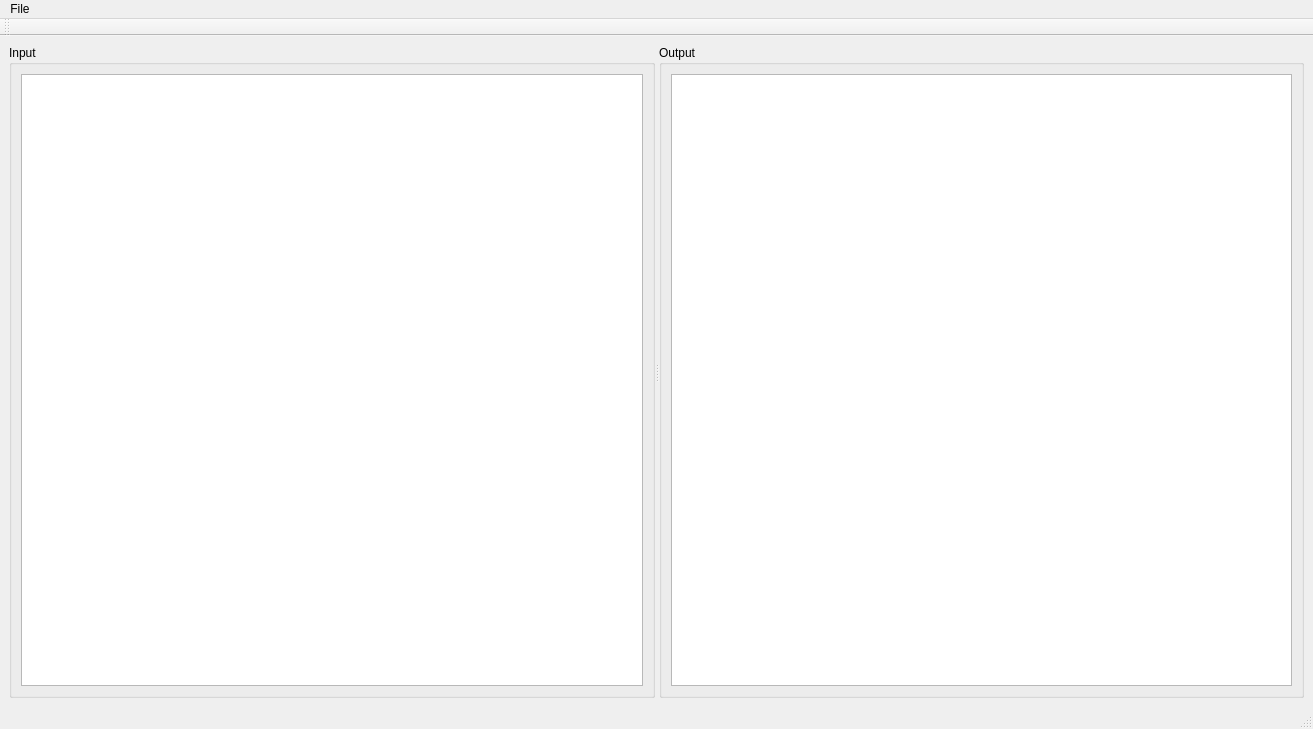
<?xml version="1.0" encoding="UTF-8"?>
<ui version="4.0">
 <class>CodeChallengeMaker</class>
 <widget class="QMainWindow" name="CodeChallengeMaker">
  <property name="geometry">
   <rect>
    <x>0</x>
    <y>0</y>
    <width>1313</width>
    <height>729</height>
   </rect>
  </property>
  <property name="acceptDrops">
   <bool>true</bool>
  </property>
  <property name="windowTitle">
   <string>CodeChallengeMaker</string>
  </property>
  <widget class="QWidget" name="centralwidget">
   <layout class="QVBoxLayout" name="verticalLayout">
    <item>
     <widget class="QSplitter" name="splitter">
      <property name="orientation">
       <enum>Qt::Horizontal</enum>
      </property>
      <widget class="QGroupBox" name="gb_input">
       <property name="title">
        <string>Input</string>
       </property>
       <layout class="QVBoxLayout" name="verticalLayout_2">
        <item>
         <widget class="QPlainTextEdit" name="pte_input"/>
        </item>
       </layout>
      </widget>
      <widget class="QGroupBox" name="gb_output">
       <property name="title">
        <string>Output</string>
       </property>
       <layout class="QVBoxLayout" name="verticalLayout_3">
        <item>
         <widget class="QPlainTextEdit" name="pte_output"/>
        </item>
       </layout>
      </widget>
     </widget>
    </item>
   </layout>
  </widget>
  <widget class="QMenuBar" name="menubar">
   <property name="geometry">
    <rect>
     <x>0</x>
     <y>0</y>
     <width>1313</width>
     <height>21</height>
    </rect>
   </property>
   <widget class="QMenu" name="menuFile">
    <property name="title">
     <string>File</string>
    </property>
    <addaction name="actionLoadChallenge"/>
    <addaction name="separator"/>
    <addaction name="actionQuit"/>
   </widget>
   <addaction name="menuFile"/>
  </widget>
  <widget class="QToolBar" name="toolbar">
   <property name="floatable">
    <bool>false</bool>
   </property>
   <attribute name="toolBarArea">
    <enum>TopToolBarArea</enum>
   </attribute>
   <attribute name="toolBarBreak">
    <bool>false</bool>
   </attribute>
  </widget>
  <widget class="QStatusBar" name="statusbar"/>
  <action name="actionQuit">
   <property name="text">
    <string>Quit</string>
   </property>
   <property name="shortcut">
    <string>Ctrl+Q</string>
   </property>
  </action>
  <action name="actionLoadChallenge">
   <property name="text">
    <string>Load Challenge...</string>
   </property>
  </action>
 </widget>
 <resources>
  <include location="../../resources/qt_resources.qrc"/>
 </resources>
 <connections/>
</ui>
